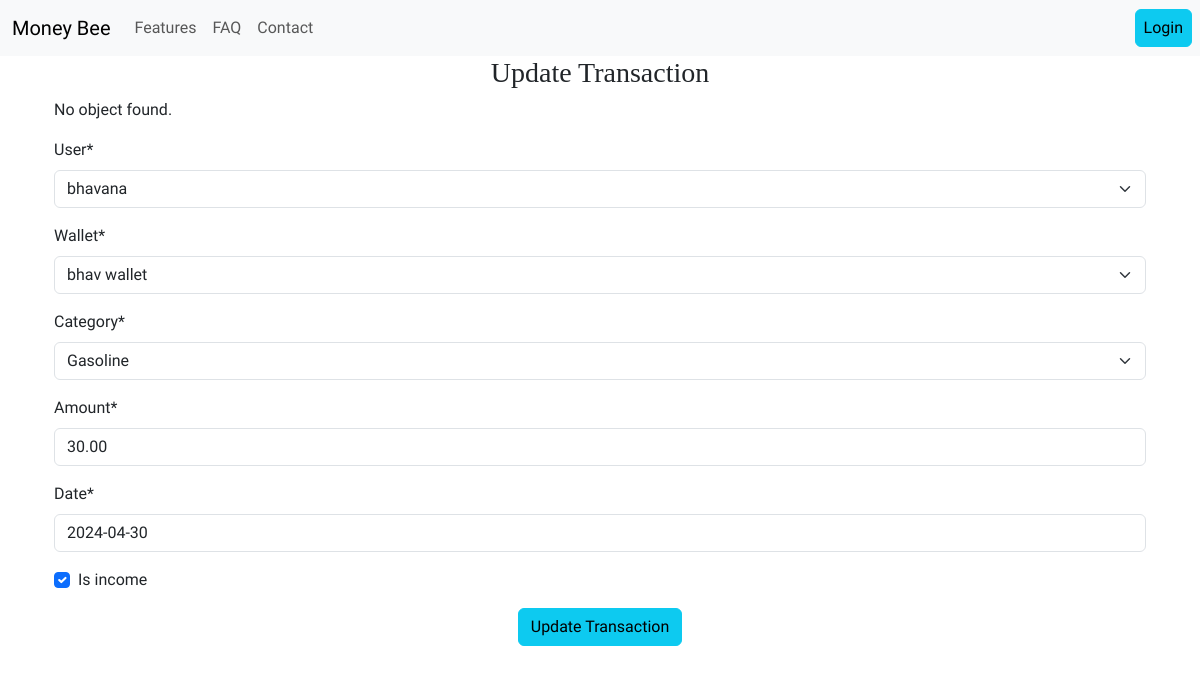
The page /personal/transactions/1/update (signed in) on the database its author committed.
### expense_tracker/models.py (models this page shows, shortened)
class Transaction(models.Model):
    wallet = models.ForeignKey(
        Wallet, on_delete=models.CASCADE
    )  # One-to-many link to Wallet
    category = models.ForeignKey(
        Category, on_delete=models.SET_NULL, null=True
    )  # Many-to-one link to Category
    amount = models.DecimalField(max_digits=10, decimal_places=2)  # Transaction amount
    date = models.DateField()  # Transaction date
    is_income = models.BooleanField(default=False)
    user=models.ForeignKey(User, on_delete=models.CASCADE)

### expense_tracker/views.py (the view)
# urls.py: path('personal/transactions/<int:pk>/update',views.UpdateTransaction.as_view(),name="update_transaction"),
class UpdateTransaction(UpdateView):
    model = Transaction
    form_class=UpdateTransactionForm
    template_name = 'expense_tracker/update_transaction.html'  # Template for update form
    success_url = reverse_lazy('overview')  # URL to redirect after successful update
    def get_form_kwargs(self):
        kwargs = super(UpdateTransaction, self).get_form_kwargs()
        kwargs['user'] = self.request.user
        return kwargs

### expense_tracker/forms.py
class UpdateTransactionForm(forms.ModelForm):
    class Meta:
        model=Transaction
        fields = ['user','wallet', 'category', 'amount', 'date','is_income']
    def __init__(self, *args, **kwargs):
        user = kwargs.pop('user', None)
        print("User:", user)
        super().__init__(*args, **kwargs)  # Initialize the form
        if user is not None:  # Check if user is provided
            self.fields['wallet'].queryset = Wallet.objects.filter(user=user)

### expense_tracker/models.py (called while the page is built)
    def __str__(self):
        return f"{self.name}"  # For readable display

    def __str__(self):
        return self.name  # For readable display

### expense_tracker/templates/expense_tracker/update_transaction.html (shortened to what this page needs)
{% extends "base.html" %}
{% load crispy_forms_tags %}
{% load static %}
{% block content%}
<div class="container text-center">
    <h3>Update Transaction</h3>
    <div class="container text-start">
        {% if obj %}
            <p>Object: {{ obj }}</p>
            <p>Primary Key (pk): {{ obj.pk }}</p>
        {% else %}
            <p>No object found.</p>
        {% endif %}
        <form method="post">
            {{ form | crispy }}
            <div class="text-center">
                <button type="submit" class="btn btn-info">Update Transaction</button>
            </div>
        </form>
    </div>
</div>
{% endblock %}

### expense_tracker/static/expense_tracker/base.css (style rules this page uses)
:root { --font-source-sans: "Source Sans 3", sans-serif; --font-libre-baskerville: "Libre Baskerville", serif; }
body { font-family: var(--font-source-sans); }
*, *::before, *::after { box-sizing: border-box; }
h1, h2, h3 { font-family: var(--font-libre-baskerville); }
h4, h5, h6, p { font-family: var(--font-source-sans); }

### rows shown on the page
Transaction: user "bhavana", wallet "bhav wallet", category "Gasoline", amount "30.00", date "2024-04-30", is_income "☑"
